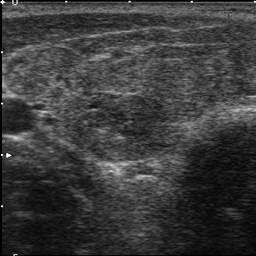
#> input picture 2_preprocessed_data/stage1/p_image/10035.PNG, 256 x 256 px; its folder holds only this picture in this run
$ python Convert_fft.py
#> lines starting #> are read from the running program, lines starting #| are printed output that depends on the picture
import numpy as np
import matplotlib.pyplot as plt
from scipy import fftpack
from matplotlib.colors import LogNorm
import os
from os import listdir
from PIL import Image

# get the path/directory
image1_load_dir = './2_preprocessed_data/stage1/p_image/'
mask1_load_dir = './2_preprocessed_data/stage1/p_mask/'
image1_save_dir = './3_preprocessed_data/stage1/p_image/'
mask1_save_dir = './3_preprocessed_data/stage1/p_mask/'
image2_load_dir = './2_preprocessed_data/stage2/p_image/'
mask2_load_dir = './2_preprocessed_data/stage2/p_mask/'
image2_save_dir = './3_preprocessed_data/stage2/p_image/'
mask2_save_dir = './3_preprocessed_data/stage2/p_mask/'

# for LPF
keep_fraction1 = 0.2
# for HPF
keep_fraction2 = 0.01

def LPF(img, keep):
    r, c = img.shape
    img_lpf = img.copy()
    img_lpf[int(r * keep):int(r * (1 - keep))] = 0
    img_lpf[:, int(c * keep):int(c * (1 - keep))] = 0
    return img_lpf

def HPF(img, keep):
    r, c = img.shape
    img_hpf = img.copy()
    img_hpf[0:int(r * keep_fraction2), 0:int(c * keep_fraction2)] = 0
    img_hpf[int(r * (1 - keep_fraction2)):r, int(c * (1 - keep_fraction2)):c] = 0
    img_hpf[0:int(r * keep_fraction2), int(c * (1 - keep_fraction2)):c] = 0
    img_hpf[int(r * (1 - keep_fraction2)):r, 0:int(c * keep_fraction2)] = 0
    return img_hpf

def DC_remove(img):
    r, c = img.shape
    img_dc = img.copy()
    img_dc[0, 0] = 0
    img_dc[r - 1, 0] = 0
    img_dc[0, c - 1] = 0
    img_dc[r - 1, c - 1] = 0
    return img_dc

def Array2Img(imgArr):
    image = imgArr - imgArr.min()
    image *= (255.0 / image.max())
    image = image.astype(np.uint8)
    img = Image.fromarray(image)
    return img

def plotImg(imgIn, imgFilt):
    plt.figure()
    plt.subplot(1, 2, 1)
    plt.imshow(imgIn, plt.cm.gray)
    plt.title("Original")
    plt.subplot(1, 2, 2)
    plt.imshow(imgFilt, plt.cm.gray)
    plt.title("Filtered")
    plt.show()


for images in os.listdir(image1_load_dir):
    # check if the image ends with png
    if (images.endswith(".PNG")):
        load_image = image1_load_dir + images
        img_orig = Image.open(load_image)
#> img_orig is the input picture: PIL image 256x256 L; min 0, max 255, mean 59
        im = np.array(img_orig).astype(float)

        im_fft = fftpack.fft2(im)
        im_fft2a = LPF(im_fft, keep_fraction1)
        im_fft2b = HPF(im_fft, keep_fraction2)
        im_fft2 = im_fft2b + im_fft2a
        im_fft2 = DC_remove(im_fft2)
        im_ifft = fftpack.ifft2(im_fft2).real
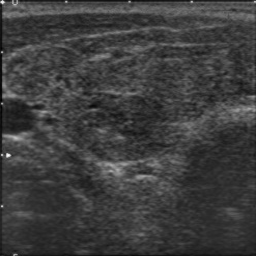
#> im_ifft: shape (256, 256) float64; min -142.4, max 444.8, mean 0; drawn with min black and max white

        imgFilt = Array2Img(im_ifft)

        plotImg(img_orig, imgFilt)
#> in plotImg, `plt.show()`:
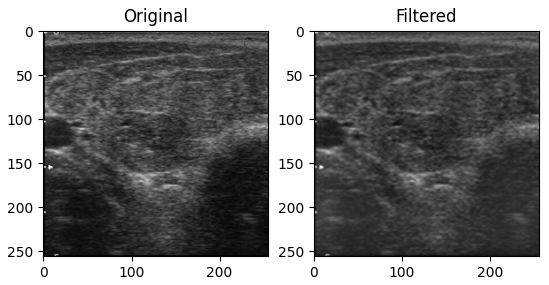
#> figure drawn by matplotlib, 2 panels

        save_image = image1_save_dir + 'fft' + images
        imgFilt.save(save_image)  # Saves the modified pixels to image

        load_mask = mask1_load_dir + images
        mask_orig = Image.open(load_mask)
        save_mask = mask1_save_dir + 'fft' + images
        mask_orig.save(save_mask)  # Saves the modified pixels to image


for images in os.listdir(image2_load_dir):
    # check if the image ends with png
    if (images.endswith(".PNG")):
        load_image = image2_load_dir + images
        img_orig = Image.open(load_image)
        im = np.array(img_orig).astype(float)

        im_fft = fftpack.fft2(im)
        im_fft2a = LPF(im_fft, keep_fraction1)
        im_fft2b = HPF(im_fft, keep_fraction2)
        im_fft2 = im_fft2b + im_fft2a
        im_fft2 = DC_remove(im_fft2)
        im_ifft = fftpack.ifft2(im_fft2).real

        imgFilt = Array2Img(im_ifft)

        plotImg(img_orig, imgFilt)

        save_image = image2_save_dir + 'fft' + images
        imgFilt.save(save_image)  # Saves the modified pixels to image

        load_mask = mask2_load_dir + images
        mask_orig = Image.open(load_mask)
        save_mask = mask2_save_dir + 'fft' + images
        mask_orig.save(save_mask)  # Saves the modified pixels to image

$ run again, on 2_preprocessed_data/stage1/p_image/10093.PNG
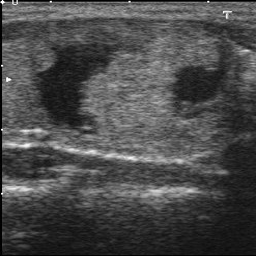
#> input picture 2_preprocessed_data/stage1/p_image/10093.PNG, 256 x 256 px
#> img_orig is the input picture: PIL image 256x256 L; min 0, max 255, mean 74.2
#> `im_ifft = fftpack.ifft2(im_fft2).real`:
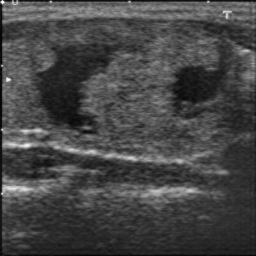
#> im_ifft: shape (256, 256) float64; min -142.8, max 377.4, mean 0; drawn with min black and max white
#> in plotImg, `plt.show()`:
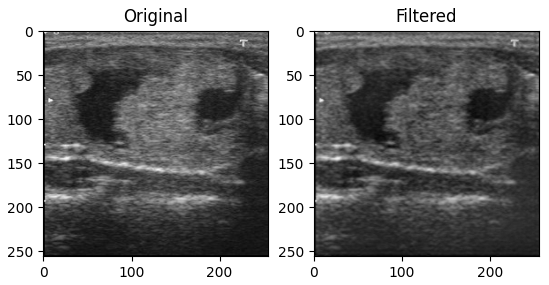
#> figure drawn by matplotlib, 2 panels

$ run again, on 2_preprocessed_data/stage1/p_image/10102.PNG
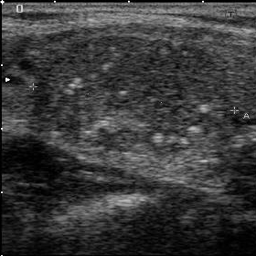
#> input picture 2_preprocessed_data/stage1/p_image/10102.PNG, 256 x 256 px
#> img_orig is the input picture: PIL image 256x256 L; min 0, max 255, mean 57.4
#> `im_ifft = fftpack.ifft2(im_fft2).real`:
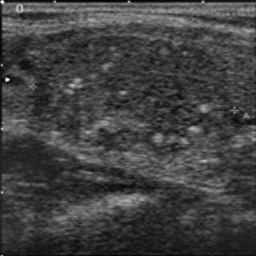
#> im_ifft: shape (256, 256) float64; min -136.1, max 397.4, mean 0; drawn with min black and max white
#> in plotImg, `plt.show()`:
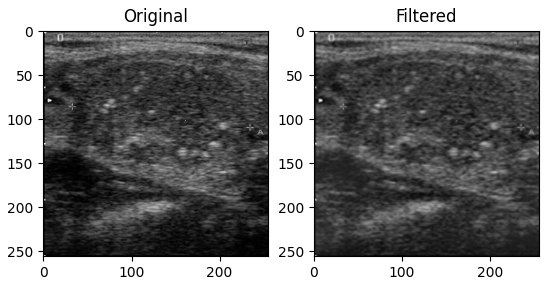
#> figure drawn by matplotlib, 2 panels

$ run again, on 2_preprocessed_data/stage1/p_image/10117.PNG
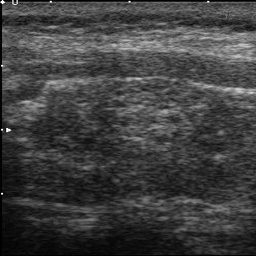
#> input picture 2_preprocessed_data/stage1/p_image/10117.PNG, 256 x 256 px
#> img_orig is the input picture: PIL image 256x256 L; min 0, max 255, mean 63.3
#> `im_ifft = fftpack.ifft2(im_fft2).real`:
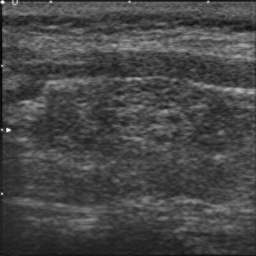
#> im_ifft: shape (256, 256) float64; min -155.9, max 406.8, mean 0; drawn with min black and max white
#> in plotImg, `plt.show()`:
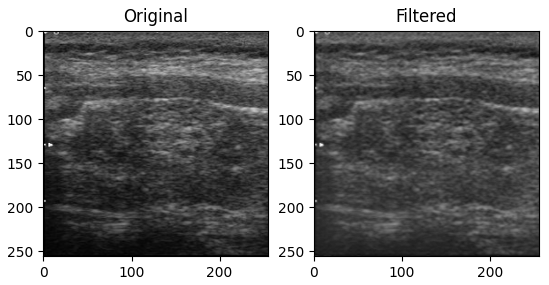
#> figure drawn by matplotlib, 2 panels

$ run again, on 2_preprocessed_data/stage1/p_image/10045.PNG
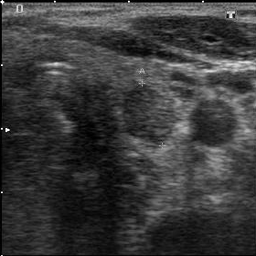
#> input picture 2_preprocessed_data/stage1/p_image/10045.PNG, 256 x 256 px
#> img_orig is the input picture: PIL image 256x256 L; min 0, max 255, mean 58
#> `im_ifft = fftpack.ifft2(im_fft2).real`:
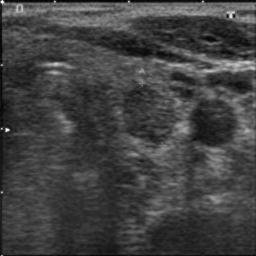
#> im_ifft: shape (256, 256) float64; min -137.3, max 395.9, mean 0; drawn with min black and max white
#> in plotImg, `plt.show()`:
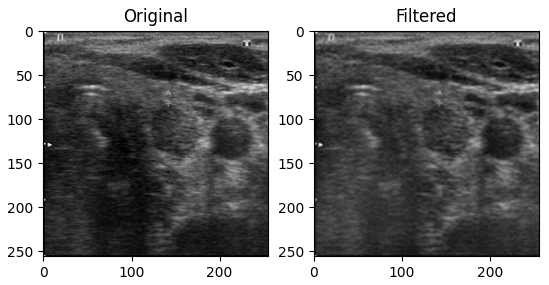
#> figure drawn by matplotlib, 2 panels
